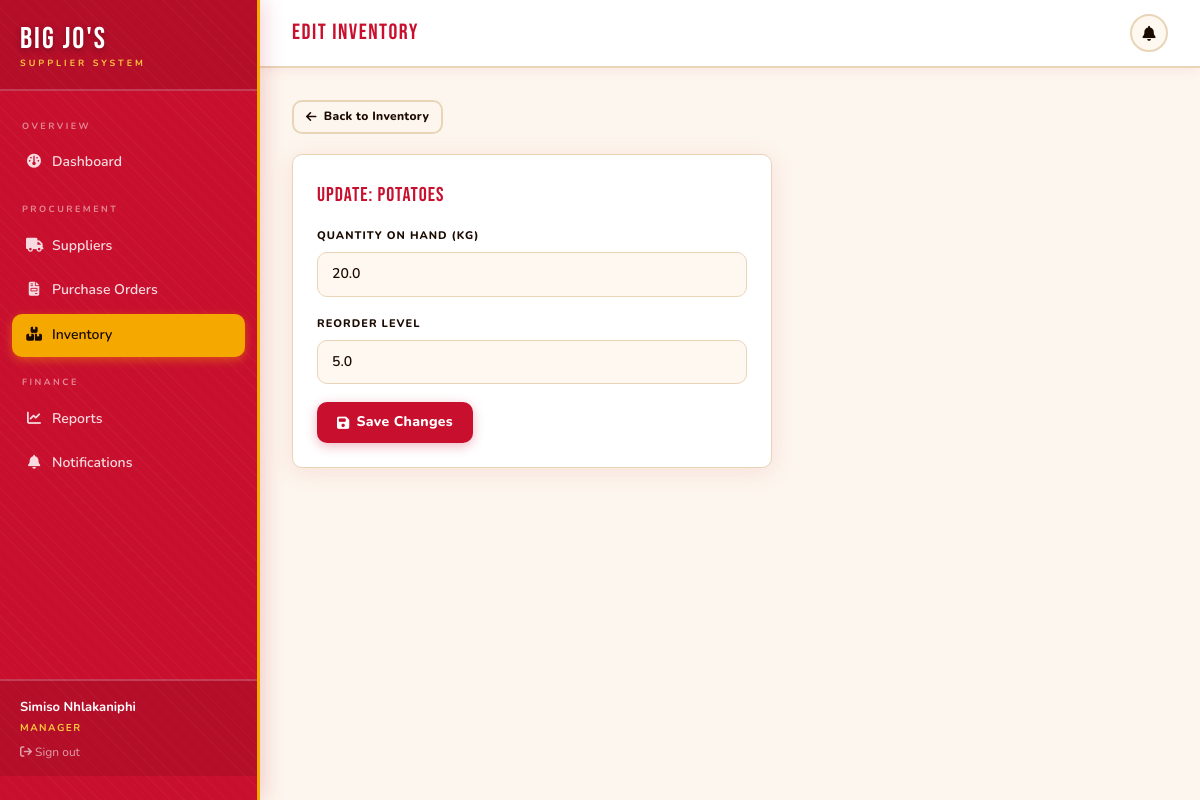
Page /manager/inventory/1/edit (signed in) on the committed database.
### app/models/__init__.py (models this page shows, shortened)
class User(UserMixin, db.Model):
    __tablename__ = 'user'
    id = db.Column(db.Integer, primary_key=True)
    name = db.Column(db.String(120), nullable=False)
    email = db.Column(db.String(120), unique=True, nullable=False)
    password_hash = db.Column(db.String(256), nullable=False)
    role = db.Column(db.String(20), nullable=False)  # manager / supplier / admin
    phone = db.Column(db.String(20))
    created_at = db.Column(db.DateTime, default=utc_now)
    supplier_profile = db.relationship('Supplier', backref='user', uselist=False)
    notifications = db.relationship('Notification', backref='user', lazy='dynamic')

class Product(db.Model):
    __tablename__ = 'product'
    id = db.Column(db.Integer, primary_key=True)
    supplier_id = db.Column(db.Integer, db.ForeignKey('supplier.id'), nullable=False)
    name = db.Column(db.String(120), nullable=False)
    category = db.Column(db.String(80))
    unit_cost = db.Column(db.Float, nullable=False)
    unit_of_measure = db.Column(db.String(20), default='kg')
    shelf_life_days = db.Column(db.Integer, default=7)
    available = db.Column(db.Boolean, default=True)
    inventory = db.relationship('Inventory', backref='product', uselist=False)
    order_lines = db.relationship('OrderLine', backref='product', lazy='dynamic')

class Inventory(db.Model):
    __tablename__ = 'inventory'
    id = db.Column(db.Integer, primary_key=True)
    product_id = db.Column(db.Integer, db.ForeignKey('product.id'), unique=True)
    qty_on_hand = db.Column(db.Float, default=0)
    reorder_level = db.Column(db.Float, default=5)
    last_restocked = db.Column(db.DateTime)

### app/manager/__init__.py (the view, shortened to what this page needs)
@bp.route('/inventory/<int:item_id>/edit', methods=['GET', 'POST'])
@manager_required
def edit_inventory(item_id):
    item = Inventory.query.get_or_404(item_id)
    form = InventoryUpdateForm(obj=item)
    return render_template('manager/edit_inventory.html', form=form, item=item)

### app/forms/__init__.py
class InventoryUpdateForm(FlaskForm):
    qty_on_hand = FloatField('Quantity On Hand', validators=[DataRequired(), NumberRange(min=0)])
    reorder_level = FloatField('Reorder Level', validators=[DataRequired(), NumberRange(min=0)])
    submit = SubmitField('Update')

### app/__init__.py (called while the page is built)
@login_manager.user_loader
def load_user(user_id):
    from app.models import User
    return db.session.get(User, int(user_id))

### app/manager/__init__.py (called while the page is built)
def manager_required(f):
    @wraps(f)
    def decorated(*args, **kwargs):
        if not current_user.is_authenticated or current_user.role not in ('manager', 'admin'):
            flash('Access restricted to managers.', 'danger')
            return redirect(url_for('auth.login'))
        return f(*args, **kwargs)
    return login_required(decorated)

### app/templates/manager/edit_inventory.html (shortened to what this page needs)
{% extends 'shared/dashboard_layout.html' %}
{% block page_title %}Edit Inventory{% endblock %}
{% block content %}
<div style="margin-bottom:20px;">
  <a href="{{ url_for('manager.inventory') }}" class="btn btn-outline btn-sm">
    <i class="fa-solid fa-arrow-left"></i> Back to Inventory
  </a>
</div>
<div class="card" style="max-width:480px;">
  <div class="card-title">Update: {{ item.product.name }}</div>
  <form method="POST">
    <div class="form-group">
      <label class="form-label">Quantity On Hand ({{ item.product.unit_of_measure }})</label>
      {{ form.qty_on_hand(class="form-control") }}
    </div>
    <div class="form-group">
      <label class="form-label">Reorder Level</label>
      {{ form.reorder_level(class="form-control") }}
    </div>
    <button type="submit" class="btn btn-primary">
      <i class="fa-solid fa-floppy-disk"></i> Save Changes
    </button>
  </form>
</div>
{% endblock %}

### app/templates/shared/dashboard_layout.html (shortened to what this page needs)
{% extends 'base.html' %}
{% block body %}
<div class="flex min-h-screen bg-cream">
  <aside id="sidebar"
         class="fixed inset-y-0 left-0 z-50 flex w-[260px] -translate-x-full flex-col overflow-y-auto
                border-r-[3px] border-gold bg-brand pb-6
                shadow-[4px_0_20px_rgba(200,16,46,.18)] transition-transform duration-200 md:translate-x-0"
         style="background-image:repeating-linear-gradient(45deg,rgba(255,255,255,.03) 0px,rgba(255,255,255,.03) 1px,transparent 1px,transparent 10px)">
    <div class="border-b-2 border-white/20 bg-black/10 px-5 pb-[18px] pt-6">
      <div class="font-display text-[30px] leading-none tracking-[2px] text-white"
           style="text-shadow:0 2px 6px rgba(0,0,0,.3)">Big Jo's</div>
      <div class="mt-0.5 text-[9px] font-bold uppercase tracking-[3px] text-gold2">Supplier System</div>
    </div>
    <nav class="flex-1 space-y-0.5 px-3 py-4">
      {% if current_user.role in ('manager','admin') %}
      <div class="px-2.5 pb-1.5 pt-3 text-[9px] font-bold uppercase tracking-[2.5px] text-white/50">Overview</div>
      <a href="{{ url_for('manager.dashboard') }}"
         class="flex items-center gap-2.5 rounded-[10px] px-3.5 py-2.5 text-[14px] font-semibold transition-all duration-[180ms]
                {% if request.endpoint == 'manager.dashboard' %}bg-gold text-ink shadow-[0_3px_10px_rgba(245,168,0,.4)]
                {% else %}text-white/85 hover:bg-white/20 hover:text-white hover:translate-x-[3px]{% endif %}">
        <span class="w-4 text-center"><i class="fa-solid fa-gauge"></i></span> Dashboard
      </a>
      <div class="px-2.5 pb-1.5 pt-4 text-[9px] font-bold uppercase tracking-[2.5px] text-white/50">Procurement</div>
      <a href="{{ url_for('manager.suppliers') }}"
         class="flex items-center gap-2.5 rounded-[10px] px-3.5 py-2.5 text-[14px] font-semibold transition-all duration-[180ms]
                {% if 'suppliers' in request.endpoint %}bg-gold text-ink shadow-[0_3px_10px_rgba(245,168,0,.4)]
                {% else %}text-white/85 hover:bg-white/20 hover:text-white hover:translate-x-[3px]{% endif %}">
        <span class="w-4 text-center"><i class="fa-solid fa-truck"></i></span> Suppliers
      </a>
      <a href="{{ url_for('manager.orders') }}"
         class="flex items-center gap-2.5 rounded-[10px] px-3.5 py-2.5 text-[14px] font-semibold transition-all duration-[180ms]
                {% if 'orders' in request.endpoint %}bg-gold text-ink shadow-[0_3px_10px_rgba(245,168,0,.4)]
                {% else %}text-white/85 hover:bg-white/20 hover:text-white hover:translate-x-[3px]{% endif %}">
        <span class="w-4 text-center"><i class="fa-solid fa-file-invoice"></i></span> Purchase Orders
      </a>
      <a href="{{ url_for('manager.inventory') }}"
         class="flex items-center gap-2.5 rounded-[10px] px-3.5 py-2.5 text-[14px] font-semibold transition-all duration-[180ms]
                {% if 'inventory' in request.endpoint %}bg-gold text-ink shadow-[0_3px_10px_rgba(245,168,0,.4)]
                {% else %}text-white/85 hover:bg-white/20 hover:text-white hover:translate-x-[3px]{% endif %}">
        <span class="w-4 text-center"><i class="fa-solid fa-boxes-stacked"></i></span> Inventory
      </a>
      <div class="px-2.5 pb-1.5 pt-4 text-[9px] font-bold uppercase tracking-[2.5px] text-white/50">Finance</div>
      <a href="{{ url_for('manager.reports') }}"
         class="flex items-center gap-2.5 rounded-[10px] px-3.5 py-2.5 text-[14px] font-semibold transition-all duration-[180ms]
                {% if 'reports' in request.endpoint %}bg-gold text-ink shadow-[0_3px_10px_rgba(245,168,0,.4)]
                {% else %}text-white/85 hover:bg-white/20 hover:text-white hover:translate-x-[3px]{% endif %}">
        <span class="w-4 text-center"><i class="fa-solid fa-chart-line"></i></span> Reports
      </a>
      <a href="{{ url_for('manager.notifications') }}"
         class="flex items-center gap-2.5 rounded-[10px] px-3.5 py-2.5 text-[14px] font-semibold transition-all duration-[180ms]
                {% if 'notifications' in request.endpoint %}bg-gold text-ink shadow-[0_3px_10px_rgba(245,168,0,.4)]
                {% else %}text-white/85 hover:bg-white/20 hover:text-white hover:translate-x-[3px]{% endif %}">
        <span class="w-4 text-center"><i class="fa-solid fa-bell"></i></span> Notifications
      </a>
      {% endif %}
    </nav>
    <div class="border-t-2 border-white/20 bg-black/10 px-5 py-4 text-[13px]">
      <div class="font-bold text-white">{{ current_user.name }}</div>
      <div class="mt-0.5 text-[10px] font-bold uppercase tracking-[1.5px] text-gold2">{{ current_user.role }}</div>
      <a href="{{ url_for('auth.logout') }}" class="mt-2 block text-xs text-white/60 transition hover:text-white">
        <i class="fa-solid fa-arrow-right-from-bracket"></i> Sign out
      </a>
    </div>
  </aside>
  <div class="flex min-h-screen w-full flex-col md:ml-[260px]">
    <header class="sticky top-0 z-40 flex items-center justify-between border-b-2 border-warm
                   bg-white px-4 py-3.5 shadow-[0_2px_12px_rgba(200,16,46,.07)] md:px-8">
      <div class="flex items-center gap-3">
        <span class="font-display text-[22px] tracking-[1.5px] text-brand">
          {% block page_title %}{% endblock %}
        </span>
      </div>
      <div class="flex items-center gap-3">
        {% set unread = current_user.notifications.filter_by(is_read=False).count() %}
        {% if current_user.role in ('manager','admin') %}
        <a href="{{ url_for('manager.notifications') }}"
           class="relative inline-flex h-[38px] w-[38px] items-center justify-center rounded-full
                  border-2 border-warm bg-cream2 text-muted transition
                  hover:border-brand hover:text-brand hover:bg-brand/5">
          <i class="fa-solid fa-bell text-[15px]"></i>
        </a>
        {% endif %}
      </div>
    </header>
    <main class="flex-1 p-8">
      {% block content %}{% endblock %}
    </main>
  </div>
</div>
{% endblock %}

### app/static/css/main.css (style rules this page uses)
:root { --bg: #fdf6ee; --surface: #ffffff; --surface2:#fff8f0; --border: #e8d5b7; --accent: #c8102e; --accent2: #e8192e; --gold: #f5a800; --gold2: #ffc93c; --green: #1a8a3a; --red: #c8102e; --blue: #1565c0; --text: #1a0a00; --muted: #1a0a00; }
.btn { display: inline-flex; align-items: center; gap: 7px; padding: 9px 20px; border-radius: 10px; font-family: 'Nunito', sans-serif; font-size: 14px; font-weight: 800; cursor: pointer; border: none; transition: all .18s; text-decoration: none; letter-spacing: .3px; }
.btn-primary { background: #c8102e; color: #fff; box-shadow: 0 3px 12px rgba(200,16,46,.3); }
.btn-outline { background: transparent; border: 2px solid #e8d5b7; color: #1a0a00; }
.btn-sm { padding: 5px 12px; font-size: 12px; }
.card { background: #fff; border: 1.5px solid #e8d5b7; border-radius: 10px; padding: 24px; box-shadow: 0 4px 24px rgba(200,16,46,.10); }
.card-title { font-family: 'Bebas Neue', cursive; font-size: 20px; letter-spacing: 1px; margin-bottom: 16px; color: #c8102e; }
.form-group { margin-bottom: 18px; }
.form-label { display: block; font-size: 11px; font-weight: 800; text-transform: uppercase; letter-spacing: 1px; color: #1a0a00; margin-bottom: 7px; }
.form-control { width: 100%; background: #fff8f0; border: 1.5px solid #e8d5b7; border-radius: 10px; padding: 10px 14px; color: #1a0a00; font-family: 'Nunito', sans-serif; font-size: 14px; font-weight: 600; transition: border-color .18s, box-shadow .18s; }

### rows in the picture
User: name "Simiso Nhlakaniphi", role "MANAGER"
Product: product.name "Potatoes", product.unit_of_measure "KG"
Inventory: qty_on_hand "20.0", reorder_level "5.0"
